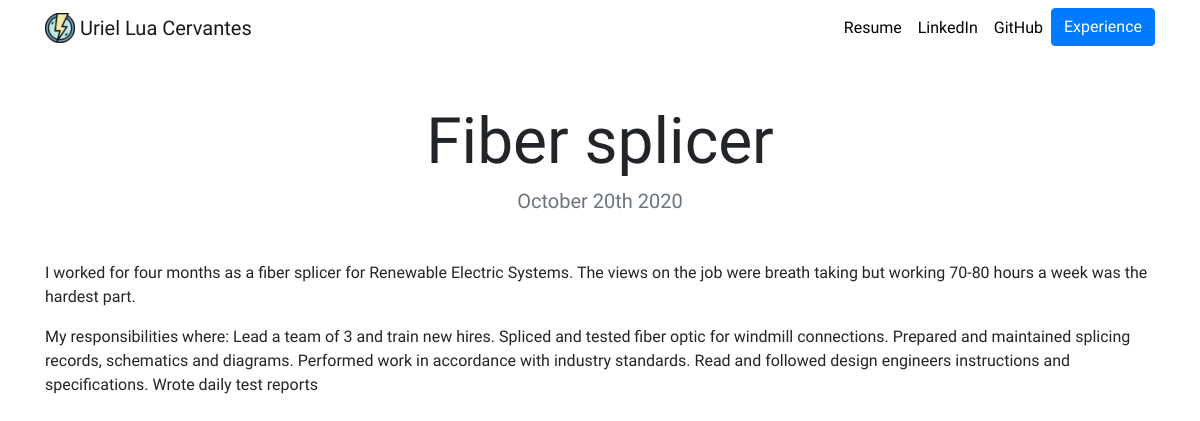
The app's page /blog/2/ with its own data.
### blog/models.py (models this page shows, shortened)
class Blog(models.Model):
    title = models.CharField(max_length=100)
    description = models.TextField()
    date = models.DateField()

### blog/views.py (the view)
# urls.py: path('<int:blog_id>/', views.detail, name='detail')
def detail(request, blog_id):
    blog = get_object_or_404(Blog, pk=blog_id)
    return render(request, 'blog/detail.html',{'blog':blog})

### blog/templates/blog/detail.html
{% extends "portfolio/base.html" %}
{% load static %}
{% block content %}
<h1 class="text-center mt-5" id="blogdetailtitle">{{ blog.title }}</h1>
<h5 class="text-center text-muted mb-5">{{ blog.date|date:'F jS Y' }}</h5>
{{ blog.description|safe }}
{% endblock %}

### portfolio/static/portfolio/custom.css (style rules this page uses)
body { font-family: 'KoHo', sans-serif; }
@media (min-width: 992px) { #blogdetailtitle { font-size: 4rem; } }

### records on screen
Blog: title "Fiber splicer", date "October 20th 2020", description "I worked for four months as a fiber splicer for Renewable Electric Systems. The views on the job were breath taking but working 70-80 hours a week was the hardest part. My responsibilities where: Lead a team of 3 and train new hires. Spliced and tested fiber optic for windmill connections. Prepared and maintained splicing records, schematics and diagrams. Performed work in accordance with industry standards. Read and followed design engineers instructions and specifications. Wrote daily test reports"
